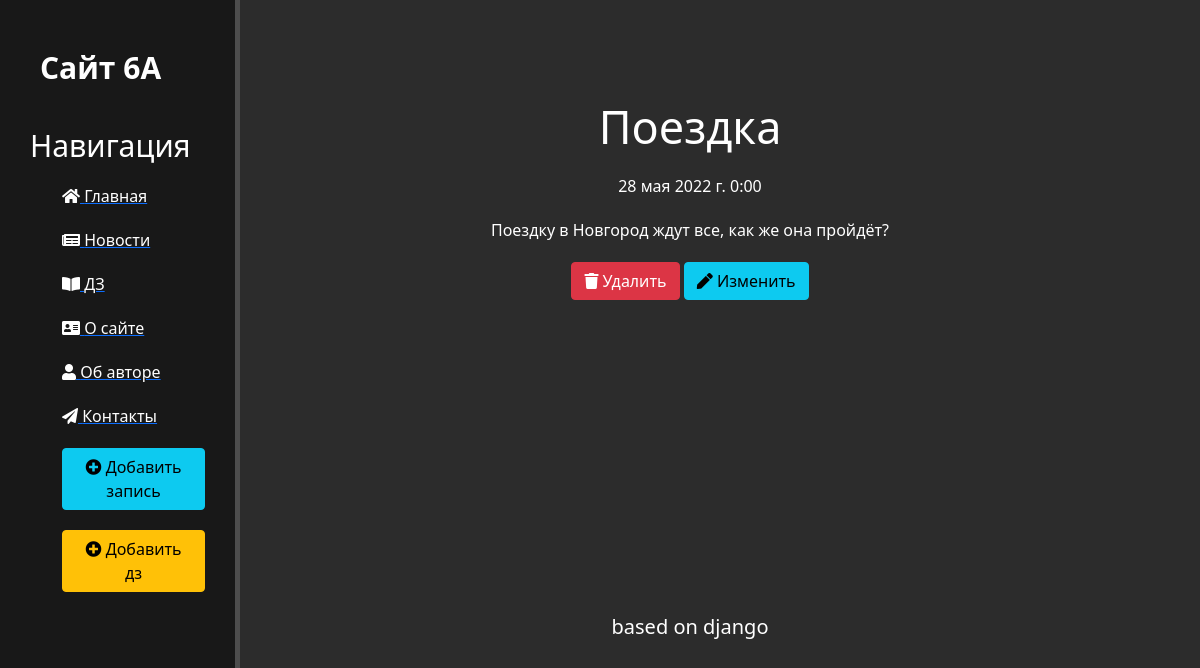
The app's page /news/9 with its own data.
### news/models.py (models this page shows, shortened)
class Articles(models.Model):
    title = models.CharField('Название', max_length=50)
    anons = models.CharField('Анонс', max_length=250)
    full_text = models.TextField("Текст")
    date = models.DateTimeField('Дата публикации')
    class Meta:
        verbose_name = "Новость"

### news/views.py (the view)
# urls.py: path('/<int:pk>', views.NewsDetailView.as_view(), name='news-detail'),
class NewsDetailView(DetailView):
    model = Articles
    template_name = 'news/details_view.html'
    context_object_name = 'articles'

### news/templates/news/details_view.html (shortened to what this page needs)
{% extends "main/layout.html" %}
{% block content %}
    <div class="features">
        <h1>{{ articles.title }}</h1>
        <p>{{ articles.date }}</p>
        <p>{{ articles.full_text }}</p>
        <a href="{% url 'news-delete' articles.id %}"><button class="btn btn-danger"><i class="fas fa-trash"></i> Удалить</button></a>
        <a href="{% url 'news-update' articles.id %}"><button class="btn btn-info"><i class="fas fa-pen"></i> Изменить</button></a>
        {%  include "main/connect.html" %}
    </div>
{% endblock %}

### main/static/main/css/main.css (style rules this page uses)
body { background: #2c2c2c; }
main .features { float: left; color: white; margin-top: 100px; text-align: center; width: 75%; }
main .features h1 { font-size: 45px }
main .features p { max-width: 400px; margin: 20px auto }

### records on screen
Articles: title "Поездка", date "28 мая 2022 г. 0:00", full_text "Поездку в Новгород ждут все, как же она пройдёт?"
